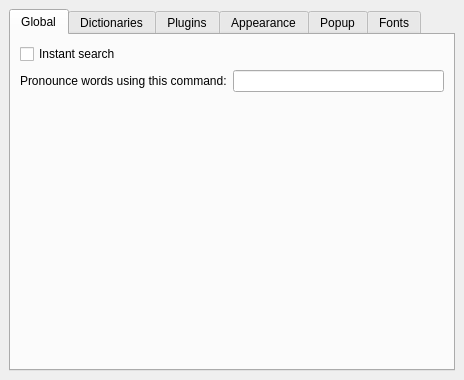
<?xml version="1.0" encoding="UTF-8"?>
<ui version="4.0">
 <class>QStarDict::SettingsDialog</class>
 <widget class="QDialog" name="QStarDict::SettingsDialog">
  <property name="geometry">
   <rect>
    <x>0</x>
    <y>0</y>
    <width>464</width>
    <height>380</height>
   </rect>
  </property>
  <property name="windowTitle">
   <string>QStarDict Settings</string>
  </property>
  <property name="toolTip">
   <string/>
  </property>
  <layout class="QGridLayout">
   <property name="margin">
    <number>9</number>
   </property>
   <property name="spacing">
    <number>6</number>
   </property>
   <item row="1" column="0">
    <widget class="QTabWidget" name="tabWidget">
     <property name="tabPosition">
      <enum>QTabWidget::North</enum>
     </property>
     <property name="tabShape">
      <enum>QTabWidget::Rounded</enum>
     </property>
     <property name="currentIndex">
      <number>0</number>
     </property>
     <property name="iconSize">
      <size>
       <width>32</width>
       <height>32</height>
      </size>
     </property>
     <widget class="QWidget" name="tabGlobalSettings">
      <attribute name="title">
       <string>Global</string>
      </attribute>
      <layout class="QVBoxLayout">
       <item>
        <widget class="QCheckBox" name="instantSearchBox">
         <property name="text">
          <string>Instant search</string>
         </property>
        </widget>
       </item>
       <item>
        <layout class="QHBoxLayout">
         <property name="spacing">
          <number>6</number>
         </property>
         <property name="margin">
          <number>0</number>
         </property>
         <item>
          <widget class="QLabel" name="label_7">
           <property name="text">
            <string>Pronounce words using this command:</string>
           </property>
          </widget>
         </item>
         <item>
          <widget class="QLineEdit" name="speechCmdEdit">
           <property name="toolTip">
            <string>Enter cmd for the speaching program.&lt;br&gt;If cmd contains &quot;%s&quot; it will be replaced to word, else word will be writen to stdin of speech process.</string>
           </property>
          </widget>
         </item>
        </layout>
       </item>
       <item>
        <spacer>
         <property name="orientation">
          <enum>Qt::Vertical</enum>
         </property>
         <property name="sizeHint" stdset="0">
          <size>
           <width>369</width>
           <height>171</height>
          </size>
         </property>
        </spacer>
       </item>
      </layout>
     </widget>
     <widget class="QWidget" name="tabDictionaries">
      <attribute name="title">
       <string>Dictionaries</string>
      </attribute>
      <layout class="QVBoxLayout" name="verticalLayout_2">
       <item>
        <widget class="QTableView" name="dictsTableView">
         <property name="editTriggers">
          <set>QAbstractItemView::NoEditTriggers</set>
         </property>
         <property name="dragEnabled">
          <bool>false</bool>
         </property>
         <property name="selectionMode">
          <enum>QAbstractItemView::SingleSelection</enum>
         </property>
         <property name="selectionBehavior">
          <enum>QAbstractItemView::SelectRows</enum>
         </property>
         <property name="showGrid">
          <bool>false</bool>
         </property>
         <attribute name="horizontalHeaderDefaultSectionSize">
          <number>112</number>
         </attribute>
         <attribute name="horizontalHeaderMinimumSectionSize">
          <number>60</number>
         </attribute>
         <attribute name="verticalHeaderCascadingSectionResizes">
          <bool>true</bool>
         </attribute>
         <attribute name="verticalHeaderDefaultSectionSize">
          <number>32</number>
         </attribute>
         <attribute name="verticalHeaderMinimumSectionSize">
          <number>24</number>
         </attribute>
        </widget>
       </item>
       <item>
        <layout class="QHBoxLayout">
         <item>
          <widget class="QToolButton" name="dictsMoveUpButton">
           <property name="sizePolicy">
            <sizepolicy hsizetype="Preferred" vsizetype="Preferred">
             <horstretch>0</horstretch>
             <verstretch>0</verstretch>
            </sizepolicy>
           </property>
           <property name="minimumSize">
            <size>
             <width>112</width>
             <height>70</height>
            </size>
           </property>
           <property name="toolTip">
            <string>Move up</string>
           </property>
           <property name="text">
            <string>Up</string>
           </property>
           <property name="icon">
            <iconset resource="../plugins/stardict/pixmaps/pixmaps.qrc">
             <normaloff>:/icons/arrow-up.png</normaloff>:/icons/arrow-up.png</iconset>
           </property>
           <property name="iconSize">
            <size>
             <width>112</width>
             <height>70</height>
            </size>
           </property>
          </widget>
         </item>
         <item>
          <widget class="QToolButton" name="dictsMoveDownButton">
           <property name="sizePolicy">
            <sizepolicy hsizetype="Preferred" vsizetype="Preferred">
             <horstretch>0</horstretch>
             <verstretch>0</verstretch>
            </sizepolicy>
           </property>
           <property name="minimumSize">
            <size>
             <width>112</width>
             <height>70</height>
            </size>
           </property>
           <property name="toolTip">
            <string>Move down</string>
           </property>
           <property name="text">
            <string>Down</string>
           </property>
           <property name="icon">
            <iconset resource="../plugins/stardict/pixmaps/pixmaps.qrc">
             <normaloff>:/icons/arrow-down.png</normaloff>:/icons/arrow-down.png</iconset>
           </property>
           <property name="iconSize">
            <size>
             <width>112</width>
             <height>70</height>
            </size>
           </property>
          </widget>
         </item>
         <item>
          <widget class="QToolButton" name="dictsShowInfoButton">
           <property name="sizePolicy">
            <sizepolicy hsizetype="Preferred" vsizetype="Preferred">
             <horstretch>0</horstretch>
             <verstretch>0</verstretch>
            </sizepolicy>
           </property>
           <property name="minimumSize">
            <size>
             <width>112</width>
             <height>70</height>
            </size>
           </property>
           <property name="toolTip">
            <string>Show information about dictionary</string>
           </property>
           <property name="text">
            <string>Show info</string>
           </property>
           <property name="icon">
            <iconset resource="pixmaps/pixmaps.qrc">
             <normaloff>:/icons/dialog-information.png</normaloff>:/icons/dialog-information.png</iconset>
           </property>
           <property name="iconSize">
            <size>
             <width>112</width>
             <height>70</height>
            </size>
           </property>
          </widget>
         </item>
         <item>
          <spacer>
           <property name="orientation">
            <enum>Qt::Horizontal</enum>
           </property>
           <property name="sizeHint" stdset="0">
            <size>
             <width>40</width>
             <height>20</height>
            </size>
           </property>
          </spacer>
         </item>
        </layout>
       </item>
      </layout>
     </widget>
     <widget class="QWidget" name="tabPlugins">
      <attribute name="title">
       <string>Plugins</string>
      </attribute>
      <layout class="QVBoxLayout" name="verticalLayout">
       <item>
        <widget class="QTableView" name="pluginsTableView">
         <property name="editTriggers">
          <set>QAbstractItemView::NoEditTriggers</set>
         </property>
         <property name="selectionMode">
          <enum>QAbstractItemView::SingleSelection</enum>
         </property>
         <property name="selectionBehavior">
          <enum>QAbstractItemView::SelectRows</enum>
         </property>
         <property name="showGrid">
          <bool>false</bool>
         </property>
         <attribute name="horizontalHeaderDefaultSectionSize">
          <number>112</number>
         </attribute>
         <attribute name="horizontalHeaderMinimumSectionSize">
          <number>60</number>
         </attribute>
         <attribute name="verticalHeaderCascadingSectionResizes">
          <bool>true</bool>
         </attribute>
         <attribute name="verticalHeaderDefaultSectionSize">
          <number>32</number>
         </attribute>
         <attribute name="verticalHeaderMinimumSectionSize">
          <number>24</number>
         </attribute>
        </widget>
       </item>
       <item>
        <layout class="QHBoxLayout" name="_3">
         <item>
          <widget class="QToolButton" name="pluginsShowInfoButton">
           <property name="sizePolicy">
            <sizepolicy hsizetype="Preferred" vsizetype="Preferred">
             <horstretch>0</horstretch>
             <verstretch>0</verstretch>
            </sizepolicy>
           </property>
           <property name="minimumSize">
            <size>
             <width>112</width>
             <height>70</height>
            </size>
           </property>
           <property name="toolTip">
            <string>Show information about plugin</string>
           </property>
           <property name="text">
            <string>Info</string>
           </property>
           <property name="icon">
            <iconset resource="pixmaps/pixmaps.qrc">
             <normaloff>:/icons/dialog-information.png</normaloff>:/icons/dialog-information.png</iconset>
           </property>
           <property name="iconSize">
            <size>
             <width>112</width>
             <height>70</height>
            </size>
           </property>
          </widget>
         </item>
         <item>
          <widget class="QToolButton" name="pluginsConfigureButton">
           <property name="sizePolicy">
            <sizepolicy hsizetype="Preferred" vsizetype="Preferred">
             <horstretch>0</horstretch>
             <verstretch>0</verstretch>
            </sizepolicy>
           </property>
           <property name="minimumSize">
            <size>
             <width>112</width>
             <height>70</height>
            </size>
           </property>
           <property name="toolTip">
            <string>Configure plugin</string>
           </property>
           <property name="text">
            <string>Configure</string>
           </property>
           <property name="icon">
            <iconset resource="pixmaps/pixmaps.qrc">
             <normaloff>:/icons/configure.png</normaloff>:/icons/configure.png</iconset>
           </property>
           <property name="iconSize">
            <size>
             <width>112</width>
             <height>70</height>
            </size>
           </property>
          </widget>
         </item>
         <item>
          <spacer>
           <property name="orientation">
            <enum>Qt::Horizontal</enum>
           </property>
           <property name="sizeHint" stdset="0">
            <size>
             <width>40</width>
             <height>20</height>
            </size>
           </property>
          </spacer>
         </item>
        </layout>
       </item>
      </layout>
     </widget>
     <widget class="QWidget" name="tabPopupWindowAppearance">
      <attribute name="title">
       <string>Appearance</string>
      </attribute>
      <layout class="QGridLayout">
       <property name="margin">
        <number>9</number>
       </property>
       <property name="spacing">
        <number>6</number>
       </property>
       <item row="0" column="0">
        <widget class="QGroupBox" name="groupBox_2">
         <property name="title">
          <string>Popup window appearance</string>
         </property>
         <layout class="QGridLayout">
          <property name="margin">
           <number>9</number>
          </property>
          <property name="spacing">
           <number>6</number>
          </property>
          <item row="2" column="0">
           <layout class="QHBoxLayout">
            <property name="spacing">
             <number>6</number>
            </property>
            <property name="margin">
             <number>0</number>
            </property>
            <item>
             <widget class="QLabel" name="label_3">
              <property name="text">
               <string>Opacity</string>
              </property>
             </widget>
            </item>
            <item>
             <widget class="QSpinBox" name="popupOpacitySpin">
              <property name="suffix">
               <string>%</string>
              </property>
              <property name="prefix">
               <string/>
              </property>
              <property name="minimum">
               <number>1</number>
              </property>
              <property name="maximum">
               <number>100</number>
              </property>
              <property name="value">
               <number>100</number>
              </property>
             </widget>
            </item>
           </layout>
          </item>
          <item row="0" column="0">
           <layout class="QHBoxLayout">
            <property name="spacing">
             <number>6</number>
            </property>
            <property name="margin">
             <number>0</number>
            </property>
            <item>
             <widget class="QLabel" name="label_5">
              <property name="text">
               <string>Default width</string>
              </property>
             </widget>
            </item>
            <item>
             <widget class="QSpinBox" name="popupDefaultWidthSpin">
              <property name="minimum">
               <number>96</number>
              </property>
              <property name="maximum">
               <number>9999</number>
              </property>
              <property name="value">
               <number>320</number>
              </property>
             </widget>
            </item>
           </layout>
          </item>
          <item row="1" column="0">
           <layout class="QHBoxLayout">
            <property name="spacing">
             <number>6</number>
            </property>
            <property name="margin">
             <number>0</number>
            </property>
            <item>
             <widget class="QLabel" name="label_6">
              <property name="text">
               <string>Default height</string>
              </property>
             </widget>
            </item>
            <item>
             <widget class="QSpinBox" name="popupDefaultHeightSpin">
              <property name="minimum">
               <number>96</number>
              </property>
              <property name="maximum">
               <number>9999</number>
              </property>
              <property name="value">
               <number>240</number>
              </property>
             </widget>
            </item>
           </layout>
          </item>
         </layout>
        </widget>
       </item>
       <item row="1" column="0">
        <spacer>
         <property name="orientation">
          <enum>Qt::Vertical</enum>
         </property>
         <property name="sizeHint" stdset="0">
          <size>
           <width>20</width>
           <height>101</height>
          </size>
         </property>
        </spacer>
       </item>
      </layout>
     </widget>
     <widget class="QWidget" name="tabPopupWindowBehavior">
      <attribute name="title">
       <string>Popup</string>
      </attribute>
      <layout class="QVBoxLayout" name="verticalLayout_3">
       <item>
        <widget class="QCheckBox" name="useScanBox">
         <property name="text">
          <string>Scan selection</string>
         </property>
         <property name="checked">
          <bool>true</bool>
         </property>
        </widget>
       </item>
       <item>
        <widget class="QCheckBox" name="showIfNotFoundBox">
         <property name="text">
          <string>Show if word not found</string>
         </property>
        </widget>
       </item>
       <item>
        <layout class="QHBoxLayout" name="_7">
         <property name="spacing">
          <number>6</number>
         </property>
         <property name="margin">
          <number>0</number>
         </property>
         <item>
          <widget class="QCheckBox" name="useScanModifierBox">
           <property name="enabled">
            <bool>true</bool>
           </property>
           <property name="text">
            <string>Show only if modifier pressed</string>
           </property>
          </widget>
         </item>
         <item>
          <widget class="QComboBox" name="modifierKeyBox">
           <property name="enabled">
            <bool>false</bool>
           </property>
           <item>
            <property name="text">
             <string>Alt</string>
            </property>
           </item>
           <item>
            <property name="text">
             <string>Control</string>
            </property>
           </item>
           <item>
            <property name="text">
             <string>Shift</string>
            </property>
           </item>
           <item>
            <property name="text">
             <string>Win</string>
            </property>
           </item>
          </widget>
         </item>
        </layout>
       </item>
       <item>
        <layout class="QHBoxLayout" name="_6">
         <property name="spacing">
          <number>6</number>
         </property>
         <property name="margin">
          <number>0</number>
         </property>
         <item>
          <widget class="QLabel" name="label_4">
           <property name="text">
            <string>Timeout before hide after mouse over</string>
           </property>
          </widget>
         </item>
         <item>
          <widget class="QDoubleSpinBox" name="timeoutBeforeHideSpin">
           <property name="specialValueText">
            <string>Don't hide</string>
           </property>
           <property name="suffix">
            <string> sec</string>
           </property>
           <property name="decimals">
            <number>1</number>
           </property>
           <property name="minimum">
            <double>0.000000000000000</double>
           </property>
           <property name="maximum">
            <double>10.000000000000000</double>
           </property>
           <property name="singleStep">
            <double>0.100000000000000</double>
           </property>
           <property name="value">
            <double>0.500000000000000</double>
           </property>
          </widget>
         </item>
        </layout>
       </item>
       <item>
        <layout class="QVBoxLayout" name="_5">
         <property name="spacing">
          <number>6</number>
         </property>
         <property name="margin">
          <number>0</number>
         </property>
         <item>
          <widget class="QCheckBox" name="pronounceWordBox">
           <property name="text">
            <string>Pronounce the word</string>
           </property>
          </widget>
         </item>
        </layout>
       </item>
       <item>
        <spacer name="spacer">
         <property name="orientation">
          <enum>Qt::Vertical</enum>
         </property>
         <property name="sizeHint" stdset="0">
          <size>
           <width>20</width>
           <height>123</height>
          </size>
         </property>
        </spacer>
       </item>
      </layout>
     </widget>
     <widget class="QWidget" name="tab">
      <attribute name="title">
       <string>Fonts</string>
      </attribute>
      <layout class="QGridLayout">
       <item row="0" column="0">
        <widget class="QStarDict::CSSEdit" name="apperanceCSSEdit" native="true"/>
       </item>
      </layout>
     </widget>
    </widget>
   </item>
  </layout>
 </widget>
 <customwidgets>
  <customwidget>
   <class>QStarDict::CSSEdit</class>
   <extends>QWidget</extends>
   <header>cssedit.h</header>
   <container>1</container>
  </customwidget>
 </customwidgets>
 <tabstops>
  <tabstop>instantSearchBox</tabstop>
  <tabstop>speechCmdEdit</tabstop>
  <tabstop>dictsMoveUpButton</tabstop>
  <tabstop>dictsMoveDownButton</tabstop>
  <tabstop>dictsShowInfoButton</tabstop>
  <tabstop>popupDefaultWidthSpin</tabstop>
  <tabstop>popupDefaultHeightSpin</tabstop>
  <tabstop>popupOpacitySpin</tabstop>
 </tabstops>
 <resources>
  <include location="../plugins/stardict/pixmaps/pixmaps.qrc"/>
  <include location="pixmaps/pixmaps.qrc"/>
 </resources>
 <connections/>
</ui>
